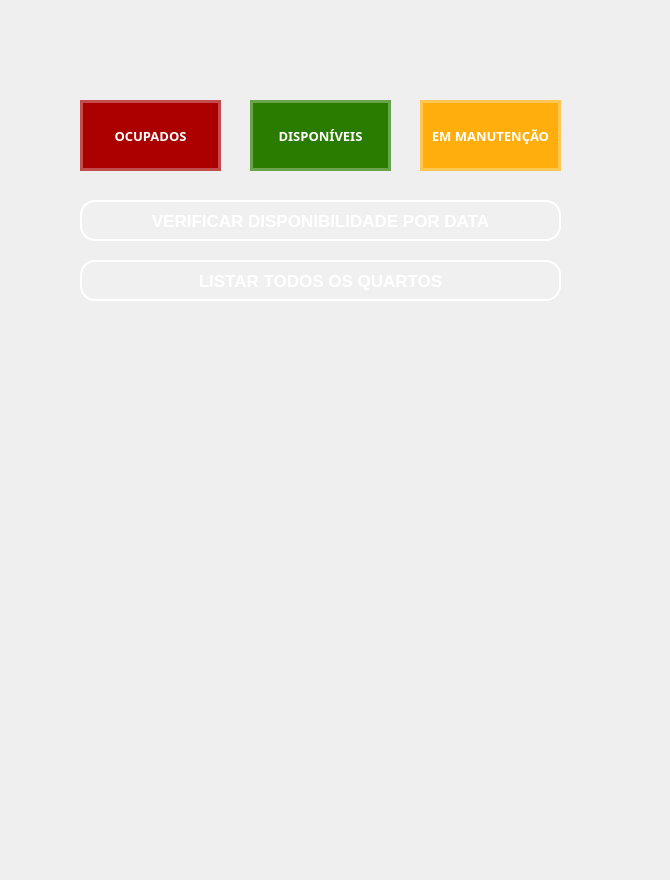
       <widget class="QWidget" name="page_19">
        <widget class="QPushButton" name="btn_verifcacaoqt">
         <property name="geometry">
          <rect>
           <x>80</x>
           <y>200</y>
           <width>481</width>
           <height>41</height>
          </rect>
         </property>
         <property name="font">
          <font>
           <family>MS Shell Dlg 2</family>
           <pointsize>13</pointsize>
           <weight>75</weight>
           <bold>true</bold>
          </font>
         </property>
         <property name="toolTip">
          <string>&lt;html&gt;&lt;head/&gt;&lt;body&gt;&lt;p align=&quot;center&quot;&gt;&lt;br/&gt;&lt;/p&gt;&lt;/body&gt;&lt;/html&gt;</string>
         </property>
         <property name="styleSheet">
          <string notr="true">QPushButton {
    background-color: rgba(255, 255, 255, 0.5);
    border: 2px solid rgba(255, 255, 255, 0.3); /* Borda branca translúcida */
    color: #333333; /* Texto totalmente opaco */
}

QPushButton:hover {
     background-color: #CFD8DC;
    border-color: rgba(255, 255, 255,255); 
}

QPushButton:pressed {
    background-color: #A0B2C8; /* Azul acinzentado */
    border-color: #003366; /* Azul escuro */
}
 QPushButton{border: 2px solid rgba(255, 255, 255, 200);
    border-radius: 15px;
    background-color: rgba(0, 0, 0, 0); /* Totalmente transparente */
    
    /* Espaçamento interno */
    padding: 5px 15px;
    
    /* Cor do texto */
    color: white;
    
    /* Melhora a renderização */
    background-clip: padding-box;
}

/* Efeito ao focar */
QPushButton {
    border: 2px solid rgba(255, 255, 255, 255);
    background-color: rgba(255, 255, 255, 20);
}</string>
         </property>
         <property name="text">
          <string>VERIFICAR DISPONIBILIDADE POR DATA</string>
         </property>
        </widget>
        <widget class="QPushButton" name="btn_tabelaq">
         <property name="geometry">
          <rect>
           <x>80</x>
           <y>260</y>
           <width>481</width>
           <height>41</height>
          </rect>
         </property>
         <property name="font">
          <font>
           <family>MS Shell Dlg 2</family>
           <pointsize>13</pointsize>
           <weight>75</weight>
           <bold>true</bold>
          </font>
         </property>
         <property name="styleSheet">
          <string notr="true">QPushButton {
    background-color: rgba(255, 255, 255, 0.5);
    border: 2px solid rgba(255, 255, 255, 0.3); /* Borda branca translúcida */
    color: #333333; /* Texto totalmente opaco */
}

QPushButton:hover {
     background-color: #CFD8DC;
    border-color: rgba(255, 255, 255,255); 
}

QPushButton:pressed {
    background-color: #A0B2C8; /* Azul acinzentado */
border-color: #003366; /* Azul escuro */
}
 QPushButton{border: 2px solid rgba(255, 255, 255, 200);
    border-radius: 15px;
    background-color: rgba(0, 0, 0, 0); /* Totalmente transparente */
    
    /* Espaçamento interno */
    padding: 5px 15px;
    
    /* Cor do texto */
    color: white;
    
    /* Melhora a renderização */
    background-clip: padding-box;
}

/* Efeito ao focar */
QPushButton {
    border: 2px solid rgba(255, 255, 255, 255);
    background-color: rgba(255, 255, 255, 20);
}</string>
         </property>
         <property name="text">
          <string>LISTAR TODOS OS QUARTOS</string>
         </property>
        </widget>
        <widget class="QPushButton" name="btn_manutencao">
         <property name="geometry">
          <rect>
           <x>420</x>
           <y>100</y>
           <width>141</width>
           <height>71</height>
          </rect>
         </property>
         <property name="sizeIncrement">
          <size>
           <width>116</width>
           <height>91</height>
          </size>
         </property>
         <property name="baseSize">
          <size>
           <width>50</width>
           <height>88</height>
          </size>
         </property>
         <property name="font">
          <font>
           <family>Montserrat ExtraBold</family>
           <pointsize>10</pointsize>
           <weight>75</weight>
           <bold>true</bold>
          </font>
         </property>
         <property name="styleSheet">
          <string notr="true">QPushButton {
    background-color: rgb(255, 174, 11);
    border: 3px solid rgba(255, 255, 255, 0.3); /* Borda branca translúcida */
    color:  rgba(255, 255, 255,255); 
}

QPushButton:hover {
   background-color: rgb(255, 174, 11);
    border-color: rgba(255, 255, 255,255); 
}

QPushButton:pressed {
  background-color: rgb(255, 174, 11);
border-color: #003366; /* Azul escuro */
color:#003366;
}
</string>
         </property>
         <property name="text">
          <string>EM MANUTENÇÃO</string>
         </property>
         <property name="icon">
          <iconset>
           <normaloff>../Icones/engineering.png</normaloff>../Icones/engineering.png</iconset>
         </property>
         <property name="iconSize">
          <size>
           <width>32</width>
           <height>32</height>
          </size>
         </property>
        </widget>
        <widget class="QPushButton" name="btn_ocupados">
         <property name="geometry">
          <rect>
           <x>80</x>
           <y>100</y>
           <width>141</width>
           <height>71</height>
          </rect>
         </property>
         <property name="sizeIncrement">
          <size>
           <width>116</width>
           <height>91</height>
          </size>
         </property>
         <property name="baseSize">
          <size>
           <width>50</width>
           <height>88</height>
          </size>
         </property>
         <property name="font">
          <font>
           <family>Montserrat ExtraBold</family>
           <pointsize>10</pointsize>
           <weight>75</weight>
           <bold>true</bold>
          </font>
         </property>
         <property name="styleSheet">
          <string notr="true">QPushButton {
    background-color: rgb(170, 0, 0);
    border: 3px solid rgba(255, 255, 255, 0.3); /* Borda branca translúcida */
    color:  rgba(255, 255, 255,255); 
}

QPushButton:hover {
    background-color: rgb(170, 0, 0);
    border-color: rgba(255, 255, 255,255); 
}

QPushButton:pressed {
  background-color: rgb(170, 0, 25);
border-color: #003366; /* Azul escuro */
color:#003366;
}
</string>
         </property>
         <property name="text">
          <string>OCUPADOS</string>
         </property>
         <property name="icon">
          <iconset>
           <normaloff>../Icones/lock.png</normaloff>../Icones/lock.png</iconset>
         </property>
         <property name="iconSize">
          <size>
           <width>32</width>
           <height>32</height>
          </size>
         </property>
        </widget>
        <widget class="QWidget" name="widget_13" native="true">
         <property name="geometry">
          <rect>
           <x>-10</x>
           <y>-380</y>
           <width>661</width>
           <height>871</height>
          </rect>
         </property>
         <property name="styleSheet">
          <string notr="true">QWidget {
    background: qradialgradient(
        cx: 0.5, cy: 0.2, radius: 0.8,
        fx: 0.5, fy: 0.2,
        stop: 0 #7FA3A6,  /* Brilho no topo (mais suave) */
        stop: 0.4 #4E7580, /* Azul intermediário mais escuro */
        stop: 0.7 #27425A, /* Azul mais escuro na transição */
        stop: 1 #0A1A30   /* Azul bem escuro na parte inferior */
    );
}
</string>
         </property>
         <widget class="QPushButton" name="btn_disponiveis">
          <property name="geometry">
           <rect>
            <x>260</x>
            <y>480</y>
            <width>141</width>
            <height>71</height>
           </rect>
          </property>
          <property name="sizeIncrement">
           <size>
            <width>116</width>
            <height>91</height>
           </size>
          </property>
          <property name="baseSize">
           <size>
            <width>50</width>
            <height>88</height>
           </size>
          </property>
          <property name="font">
           <font>
            <family>Montserrat ExtraBold</family>
            <pointsize>10</pointsize>
            <weight>75</weight>
            <bold>true</bold>
           </font>
          </property>
          <property name="styleSheet">
           <string notr="true">QPushButton {
    background-color: rgb(41, 124, 0);
    border: 3px solid rgba(255, 255, 255, 0.3); /* Borda branca translúcida */
    color:  rgba(255, 255, 255,255); 
}

QPushButton:hover {
    background-color: rgb(41, 124, 0);
    border-color: rgba(255, 255, 255,255); 
}

QPushButton:pressed {
  background-color: rgb(41, 124, 0);
border-color: #003366; /* Azul escuro */
color:#003366;
}
</string>
          </property>
          <property name="text">
           <string>DISPONÍVEIS</string>
          </property>
          <property name="icon">
           <iconset>
            <normaloff>../Icones/lock_open.png</normaloff>../Icones/lock_open.png</iconset>
          </property>
          <property name="iconSize">
           <size>
            <width>32</width>
            <height>32</height>
           </size>
          </property>
         </widget>
        </widget>
        <zorder>widget_13</zorder>
        <zorder>btn_verifcacaoqt</zorder>
        <zorder>btn_tabelaq</zorder>
        <zorder>btn_manutencao</zorder>
        <zorder>btn_ocupados</zorder>
       </widget>
